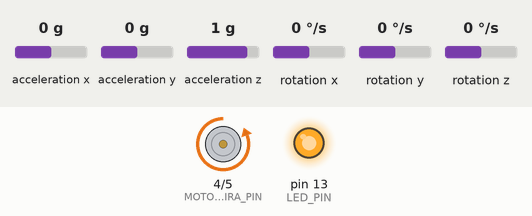
Recording of a sketch running on a simulated Arduino Uno, built with avr-gcc and run on an emulated ATmega328P. Shown: motor-driver pin pairs drawn as motors (green arrow = first pin HIGH = forward, orange = second pin HIGH = backward, longer = more drive, scaled by the enable pin), output pins drawn as LEDs (lit = HIGH). The test bench sets the inputs (shaded band); at power-on: acceleration x 0 g, rotation y 0 °/s, acceleration y 0 g, acceleration z 1 g, rotation x 0 °/s, rotation z 0 °/s. What the sketch prints to the serial monitor is not drawn.

Above: at 2.7 s.
2.8 s: acceleration x set to 0.8 g
At 3.9 s:
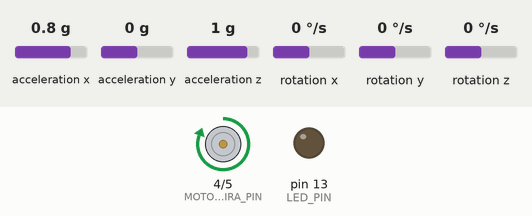
4.3 s: acceleration x set to 0 g
At 7.18 s:
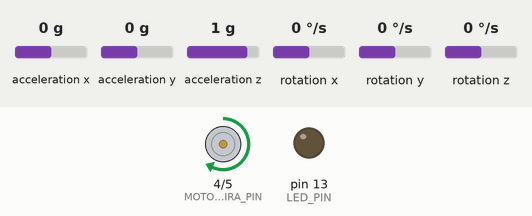
7.3 s: acceleration x set to 1.4 g
At 8.1 s:
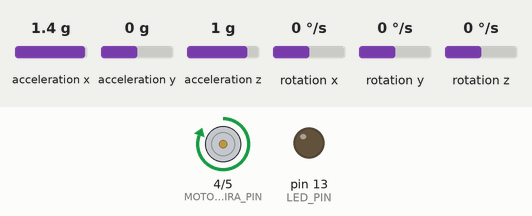
8.8 s: acceleration x set to -0.8 g
At 9.4 s:
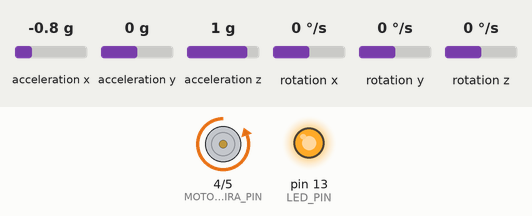
10.3 s: rotation y set to -192 °/s
At 10.6 s:
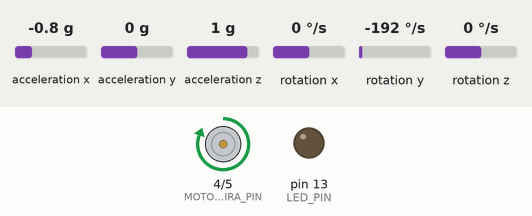
Timing chart, 0 to 12.8 s (numbered marks = the images above; inputs shaded):
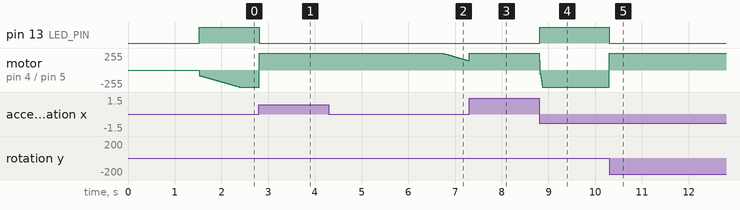

Measured:
- after the input at 2.8 s, pin 13 (LED_PIN): HIGH → LOW at once; motor on pin 4 (MOTOR_DIRA_PIN) / pin 5 (MOTOR_DIRB_PIN): backward 255/255 → forward 255/255 at once
- after the input at 4.3 s, motor on pin 4 (MOTOR_DIRA_PIN) / pin 5 (MOTOR_DIRB_PIN): moves from forward 255/255 to forward 139/255 over 0.57 s, starting after 2.4 s
- after the input at 7.3 s, pin 13 (LED_PIN): stays LOW (without the input it goes to HIGH after 0.45 s)
- after the input at 8.8 s, pin 13 (LED_PIN): LOW → HIGH at once; motor on pin 4 (MOTOR_DIRA_PIN) / pin 5 (MOTOR_DIRB_PIN): forward 255/255 → backward 255/255 at once
- after the input at 10.3 s, pin 13 (LED_PIN): HIGH → LOW at once; motor on pin 4 (MOTOR_DIRA_PIN) / pin 5 (MOTOR_DIRB_PIN): backward 255/255 → forward 255/255 at once

The sketch:

bbutill.ino
```cpp
#include "BButil.h"
#define MOTOR_ENABLE_PIN 3
#define MOTOR_DIRA_PIN 4
#define MOTOR_DIRB_PIN 5
#define LED_PIN 13

#include "Wire.h"
#include "I2Cdev.h"
#include "MPU6050_6Axis_MotionApps20.h"

#include <Arduino.h>
MPU6050 mpu;


// MPU control/status vars
uint16_t packetSize;    // expected DMP packet size (default is 42 bytes)
uint8_t fifoBuffer[64];          // FIFO storage buffer

// orientation/motion vars
Quaternion q;           // [w, x, y, z]         quaternion container

VectorFloat gravity;    // [x, y, z]            gravity vector
float yawPitchRoll[3];  // [z, y, x]   yaw/pitch/roll container
int16_t gyros[3];      // [x, y, z] gyros container

bool mpu_setup() {
    Wire.begin(); // join I2C bus (I2Cdev library doesn't do this automatically)

    Serial.print(F("Init I2C "));
    mpu.initialize();

    Serial.print(F("ID")); Serial.println(mpu.getDeviceID());

    // verify connection
    Serial.println(F("Test conns"));
    Serial.println(mpu.testConnection() ? F("Conn success") : F("Conn failed"));

    // load and configure the DMP
    Serial.println(F("Init DMP"));
    uint8_t devStatus = mpu.dmpInitialize();

    // 0 = success, !0 = error
    if (devStatus == 0) {
        Serial.println(F("Enable DMP"));
        mpu.setDMPEnabled(true);

        // get expected DMP packet size for later comparison
        packetSize = mpu.dmpGetFIFOPacketSize();

        // set our DMP Ready flag so the main loop() function knows it's okay to use it
        Serial.println(F("Set INTrrpts"));

        return true;
    } else {
        // ERROR!
        // 1 = initial memory load failed
        // 2 = DMP configuration updates failed (if it's going to break, usually the code will be 1)
        Serial.print(F("DMP ERR ")); Serial.println(devStatus);

        return false;
    }
}

int8_t mpu_getData(AngleGyroData* data){
    uint8_t mpuIntStatus = mpu.getIntStatus();struct AngleGyroData {
    float angle;
    int16_t gyro;
};

    // get current FIFO count (all bytes currently in the FIFO)
    uint16_t fifoCount = mpu.getFIFOCount();

    // check for overflow (this should never happen unless our code is too inefficient)
    if ((mpuIntStatus & 0x10) || fifoCount >= 1024) {
        mpu.resetFIFO(); // reset so we can continue cleanly
        return -1; //FIFO overflow
    // otherwise, check for DMP data ready interrupt (this should happen frequently)
    } else if (mpuIntStatus & 0x02) {
        if (fifoCount >= packetSize) {
          // read 1st packet from FIFO, don't bother with the rest
          mpu.getFIFOBytes(fifoBuffer, packetSize);
          mpu.resetFIFO(); // reset so we can continue cleanly
        }

        // in case there were plenty of packets in the FIFO, only transform the last one, to avoid wasting CPU for nothing
        mpu.dmpGetQuaternion(&q, fifoBuffer);
        mpu.dmpGetQuaternion(&q, fifoBuffer);
        mpu.dmpGetGravity(&gravity, &q);
        mpu.dmpGetYawPitchRoll(yawPitchRoll, &q, &gravity);
        mpu.dmpGetGyro(gyros, fifoBuffer);

        // all we care is the Y axis data
        data->angle = yawPitchRoll[1];
        data->gyro =  gyros[1];

        return 0; // all good
    }else {
      return -2; //Wrong Status
    }
}

// The temperature sensor is -40 to +85 degrees Celsius.
// It is a signed integer.
// According to the datasheet: 340 per degrees Celsius, -512 at 35 degrees.
// At 0 degrees: -512 - (340 * 35) = -12412
int8_t mpu_getTemp(){
  return (mpu.getTemperature() + 12412.0) / 340.0;
}

// angle is in radians
// gyro is in radians per sec, doesn't normally go beyond 1000
// the 2 have opposite signs
AngleGyroData _angleData = {0, 0};

float _initAngle;

void setup(){
    Serial.begin(115200);

    mpu_setup();

    pinMode(MOTOR_ENABLE_PIN, OUTPUT);
    pinMode(MOTOR_DIRA_PIN, OUTPUT);
    pinMode(MOTOR_DIRB_PIN, OUTPUT);
    pinMode(LED_PIN, OUTPUT);

    // configure the initial angle, which is assumed to be the "stable" position
    delay(1000);
    while(mpu_getData(&_angleData));//wait to get valid data
    _initAngle = _angleData.angle;
}

long currentTime, lastTime = 0;
float integralErr = 0, INTEGRAL_ERR_MAX = 10, actualAngle, ANGLE_OFFSET = 0.035;

void loop(){
    currentTime = millis();

    if(currentTime - lastTime > 1){
        // get the MPU data if available
        int8_t res = mpu_getData(&_angleData);

        // if res != 0 the data is not yet ready or there were errors, so ignore and keep trying
        if(res == 0){
            actualAngle = _angleData.angle - ANGLE_OFFSET;

            // 1. update the speed, apply PID algo (for the D, we don't need to do it manually as the sensor already gives us the gyro value which is the derivative of the angle)
            int16_t speed = 1200 * actualAngle + 90 * integralErr - 1.5 * _angleData.gyro;
            //if(speed > -50 && speed < 50) speed = 0;
            speed = constrain(speed, -255, 255);
            analogWrite(MOTOR_ENABLE_PIN, map(abs(speed), 0, 255, 50, 255));
            //analogWrite(MOTOR_ENABLE_PIN, abs(speed));
            integralErr = constrain(integralErr + actualAngle, -INTEGRAL_ERR_MAX, INTEGRAL_ERR_MAX);

            // 2. figure out which DIRECTION to go
            if(speed > 0){
                digitalWrite(MOTOR_DIRA_PIN, HIGH);
                digitalWrite(MOTOR_DIRB_PIN, LOW);

                digitalWrite(LED_PIN, LOW);
            }else{
                digitalWrite(MOTOR_DIRA_PIN, LOW);
                digitalWrite(MOTOR_DIRB_PIN, HIGH);

                digitalWrite(LED_PIN, HIGH);
            }
    //Serial.print(_angleData.angle); Serial.print(" / "); Serial.print(_angleData.gyro); Serial.print(" @ "); Serial.println(speed);

            // 3. keep track of the timings so that we do the update at regular intervals
            lastTime = currentTime;
        }
    }
}


//
//
//#ifndef BBUTIL_h
//#define BBUTIL_h
//
//#include <Arduino.h>
//
//struct AngleGyroData {
//    float angle;
//    int16_t gyro;
//};
//
//#endif
```

BButil.h
```cpp
#ifndef BBUTIL_h
#define BBUTIL_h
#include <Arduino.h>

struct AngleGyroData {
    float angle;
    int16_t gyro;
};

#endif
```
